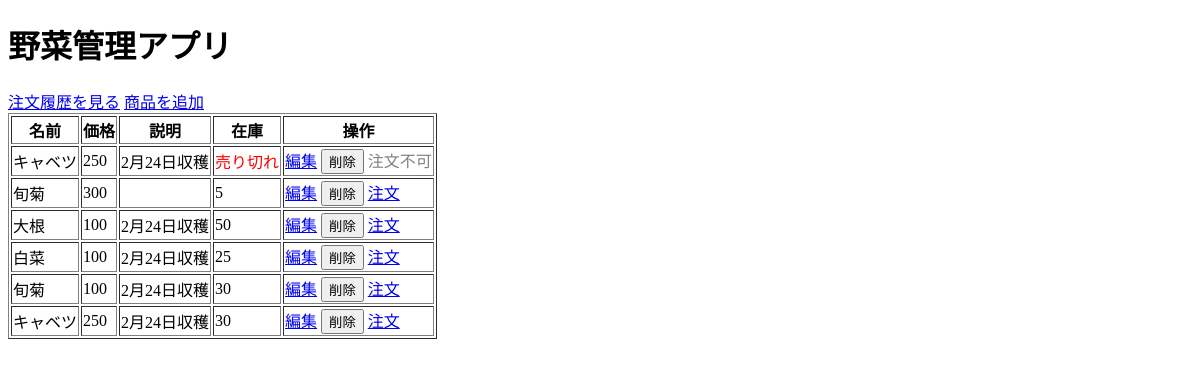
Before: / with the older database file.
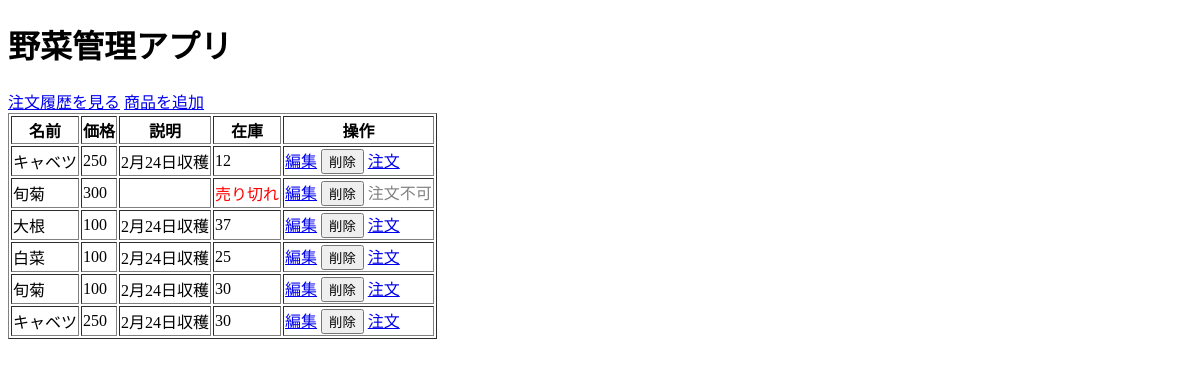
After: the same page with the newer database file.
### app.py (models this page shows)
class Vegetables(db.Model):
    id = db.Column(db.Integer, primary_key=True)
    name = db.Column(db.String(100), nullable=False)
    price = db.Column(db.Integer, nullable=False)
    description = db.Column(db.Text, nullable=True)
    stock = db.Column(db.Integer, nullable=False)
    producer_id = db.Column(db.Integer, db.ForeignKey('users.id'), nullable=False)

### app.py (the view)
@app.route('/')
def index():
    vegetables = Vegetables.query.all()
    return render_template('index.html', vegetables=vegetables)

### templates/index.html (shortened to what this page needs)
<!DOCTYPE html>
<html lang="ja">
<head>
</head>
<body>
    <h1>野菜管理アプリ</h1>
    <a href="{{ url_for('order_history') }}">注文履歴を見る</a>
    <a href="{{ url_for('add_vegetable') }}">商品を追加</a>
    <table border="1">
        <tr>
            <th>名前</th>
            <th>価格</th>
            <th>説明</th>
            <th>在庫</th>
            <th>操作</th>
        </tr>
        {% for vegetable in vegetables %}
        <tr>
            <td>{{ vegetable.name }}</td>
            <td>{{ vegetable.price }}</td>
            <td>{{ vegetable.description }}</td>
            <td>
                {% if vegetable.stock > 0 %}
                    {{ vegetable.stock }}
                {% else %}
                    <span style="color: red;">売り切れ</span>
                {% endif %}
            </td>
            <td>
                <a href="{{ url_for('edit_vegetable', vegetable_id=vegetable.id) }}">編集</a>
                <form action="{{ url_for('delete_vegetable', vegetable_id=vegetable.id) }}" method="POST" style="display:inline;">
                    <button type="submit" onclick="return confirm('本当に削除しますか？');">削除</button>
                </form>
                {% if vegetable.stock > 0 %}
                    <a href="{{ url_for('order_vegetable', vegetable_id=vegetable.id) }}">注文</a>
                {% else %}
                    <span style="color: gray;">注文不可</span>
                {% endif %}
            </td>
        </tr>
        {% else %}
        <tr>
            <td colspan="5">商品がありません。商品を追加してください。</td>
        </tr>
        {% endfor %}
    </table>
</body>
</html>

Changed rows visible on the page:
changed Vegetables (number 1 of 6 on the later page): stock (not shown) → "12"; stock "売り切れ 注文不可" → "注文"
changed Vegetables (number 2 of 6 on the later page): stock "5" → (not shown); stock "注文" → "売り切れ 注文不可"
changed Vegetables "大根": stock "50" → "37"
